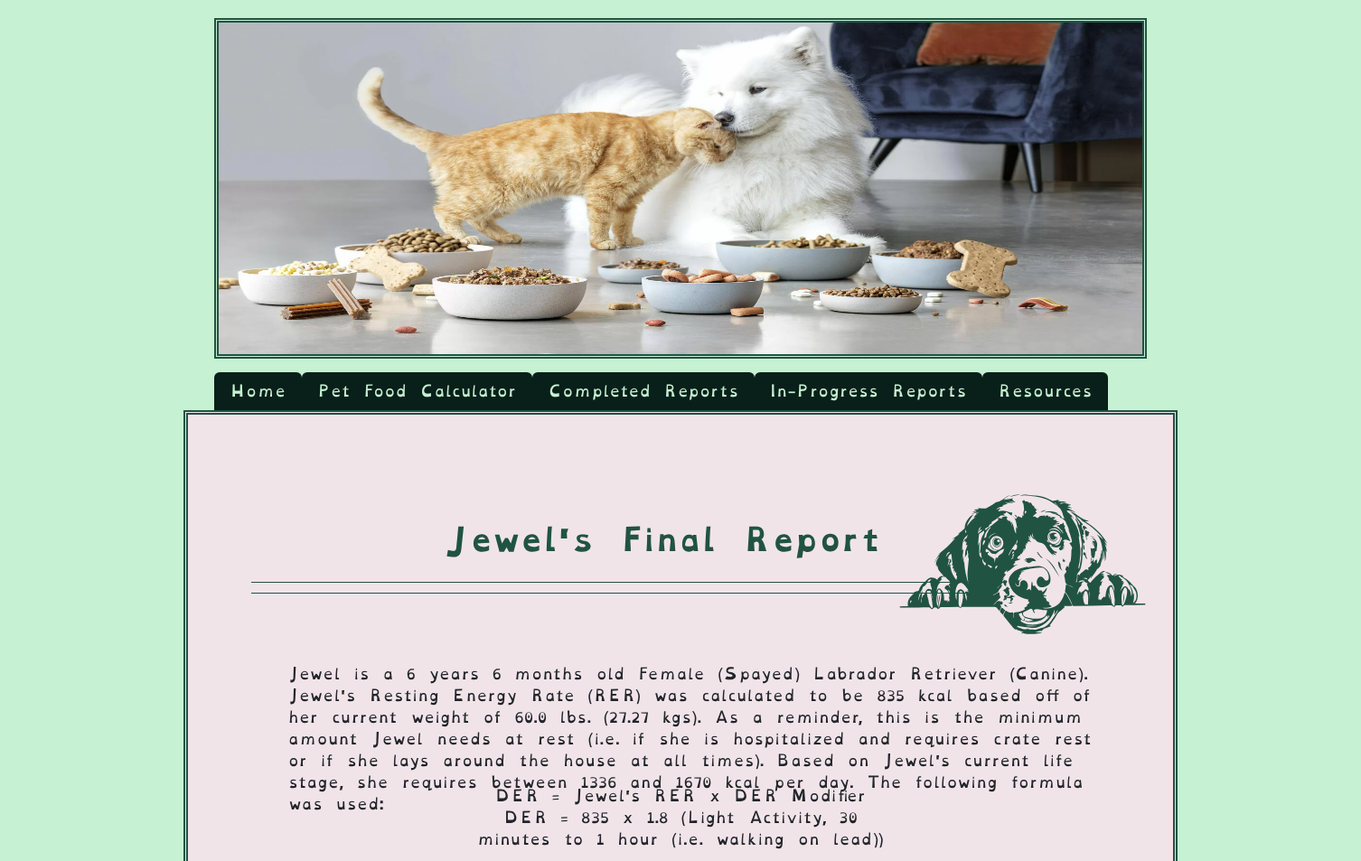
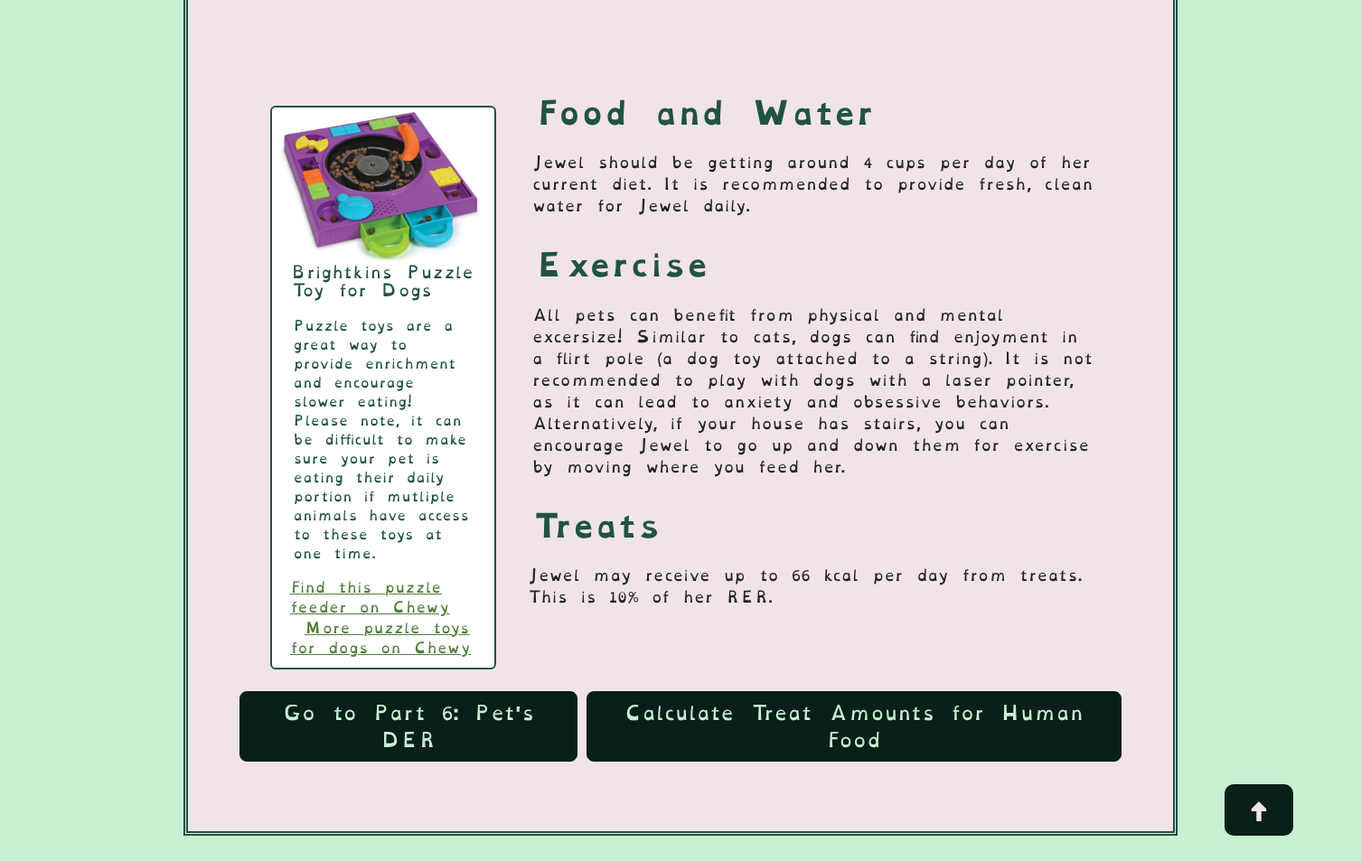
The page /completed_report?pet_id=1 (signed in) on the database its author committed (2 pictures, top to bottom).
### tables this page shows
CREATE TABLE "pets" (
	"pet_id"	INTEGER UNIQUE,
	"owner_id"	INTEGER,
	"name"	VARCHAR(25) NOT NULL,
	"age_in_years"	INTEGER,
	"age_in_months"	INTEGER,
	"species"	VARCHAR(10) NOT NULL,
	"breed"	VARCHAR(25),
	"canine_breed_id"	INTEGER,
	"feline_breed_id"	INTEGER,
	"sex"	INTEGER,
	"bcs"	INTEGER,
	"weight"	FLOAT,
	"units"	VARCHAR(5),
	"converted_weight"	FLOAT,
	"converted_weight_units"	VARCHAR(5),
	"body_fat_percentage"	VARCHAR(5),
	"ideal_weight_lbs"	FLOAT,
	"ideal_weight_kgs"	FLOAT,
	"is_pediatric"	BOOL,
	"is_pregnant"	BOOL,
	"weeks_gestating"	INTEGER,
	"is_nursing"	BOOL,
	"litter_size"	INTEGER,
	"weeks_nursing"	INTEGER,
	"activity_level"	INTEGER,
	"rer"	FLOAT,
	"canine_der_factor_id"	INTEGER,
	"feline_der_factor_id"	INTEGER,
	"der"	FLOAT,
	"der_modifier"	FLOAT,
	"meals_per_day"	FLOAT,
	"current_food_kcal"	FLOAT,
	"current_food_form"	INTEGER,
	"second_food_kcal" FLOAT,
	"second_food_form" INTEGER,
	"sensitive_stomach" INTEGER,
	"food_transition" INTEGER,
	"transition_length" INTEGER,
	"rec_treat_kcal_per_day"	INTEGER,
	"current_food_amt_rec"	VARCHAR(15),
	"current_food_amt_per_meal"	VARCHAR(15),
	"date_of_first_report"	DATETIME,
	"most_recent_report_date"	DATETIME,
	PRIMARY KEY("pet_id" AUTOINCREMENT),
	FOREIGN KEY("owner_id") REFERENCES "users"("id"),
	FOREIGN KEY("canine_breed_id") REFERENCES "dog_breeds"("BreedID"),
	FOREIGN KEY("canine_der_factor_id") REFERENCES "canine_der_factors"("factor_id"),
	FOREIGN KEY("feline_breed_id") REFERENCES "cat_breeds"("BreedID"),
	FOREIGN KEY("feline_der_factor_id") REFERENCES "feline_der_factors"("factor_id"),
	FOREIGN KEY("sex") REFERENCES "reproductive_statuses"("sex_id"),
	FOREIGN KEY("activity_level") REFERENCES "activity_levels"("activity_id"),
	FOREIGN KEY("current_food_form") REFERENCES "food_forms"("form_id"),
	FOREIGN KEY("second_food_form") REFERENCES "food_forms"("form_id")
);

CREATE TABLE "canine_der_factors" (
	"factor_id"	INTEGER UNIQUE,
	"life_stage"	VARCHAR(25),
	"canine_der_factor_range_start"	FLOAT,
	"canine_der_factor_range_end"	FLOAT,
	"notes"	VARCHAR(50),
	PRIMARY KEY("factor_id" AUTOINCREMENT)
);

### main.py (the view, shortened to what this page needs)
@app.route("/completed_report", methods=["GET", "POST"])
@login_required
def completed_report():
    try:
        pet_id = request.args.get("pet_id")
        fi = FindInfo(session["user_id"], pet_id)
        print(f"pet ID: {pet_id}")
    except Exception as e:
        print(f"Couldn't find ID, Exception: {e}")
    pet_data = fi.pet_data_dictionary(session["user_id"], pet_id)
    rer = int(pet_data[0]["rer"])
    der = pet_data[0]["der"]
    object_pronoun = fi.find_pronouns(pet_data[0]["sex"])["object_pronoun"]
    subject_pronoun = fi.find_pronouns(pet_data[0]["sex"])["subject_pronoun"]
    possessive_pronoun = fi.find_pronouns(pet_data[0]["sex"])["possessive_pronoun"]
    breed_id = fi.find_breed_id()
    if pet_data[0]["species"] == "Canine":
        svg = fi.find_svg(session["user_id"], pet_data[0]["pet_id"], pet_data[0]["species"], pet_data[0]["canine_breed_id"])
        if id:
            life_stage_search = db.execute(
                "SELECT life_stage, notes FROM canine_der_factors WHERE factor_id = ?",
                pet_data[0]["canine_der_factor_id"]
            )
    if life_stage_search:
        life_stage = life_stage_search[0]["life_stage"]
        notes = life_stage_search[0]["notes"]
    if pet_data:
        meals_per_day = pet_data[0]["meals_per_day"]
    if pet_data[0]["species"] == "Canine":
        breed_search = db.execute(
            "SELECT SizeCategory FROM dog_breeds WHERE BreedID = :breed_id",
            breed_id=pet_data[0]["canine_breed_id"]
        )
        if breed_search:
            breed_size_category = breed_search[0]["SizeCategory"].lower()
        der_low_end = float(fi.find_der_low_end(pet_data[0]["species"], pet_data[0]["canine_der_factor_id"]) * pet_data[0]["rer"])
        der_high_end = float(fi.find_der_high_end(pet_data[0]["species"], pet_data[0]["canine_der_factor_id"]) * pet_data[0]["rer"])
    der_low_end, der_high_end = int(der_low_end), int(der_high_end)
    return render_template("complete_report.html",
                            pet_data=pet_data,
                            rer=rer,
                            der=der,
                            der_low_end=der_low_end,
                            der_high_end=der_high_end,
                            svg=svg,
                            meals_per_day=meals_per_day,
                            life_stage=life_stage,
                            notes=notes,
                            object_pronoun=object_pronoun,
                            subject_pronoun=subject_pronoun,
                            possessive_pronoun=possessive_pronoun,
                            pet_id=pet_id,
                            breed_size_category=breed_size_category)

### templates/complete_report.html (shortened to what this page needs)
{% extends 'base.html' %}
{% block content %}
<div class="report_wrapper">
  <div class="report_title">
    {% if pet_data[0].name %}
    <h2>{{ pet_data[0].name }}'s Final Report</h2>
    {% else %}
    <h2>Pet's Final Report</h2>
    {% endif %}
  </div>
  <div
    class="{{ 'report_img_k9' if pet_data[0].species == 'Canine' else 'report_img_fel' if pet_data[0].species == 'Feline' }}"
  >
    <img
      src="{{ url_for('static', filename=svg) }}"
      class="pet_pic"
      alt="A picture of your pet's breed"
    />
  </div>
  <div
    class="{{ 'k9_line' if pet_data[0].species == 'Canine' else 'k9_line_shortened' if pet_data[0].breed == 'German Shorthaired Pointer' else 'fel_line' if pet_data[0].species == 'Feline' }}"
  ></div>
</div>
<div class="final_report">
  <div class="data">
    {{ pet_data[0].name }} is a
    {% if pet_data[0].age_in_years == 0 and pet_data[0].age_in_months == 1 %} {{
    pet_data[0].age_in_months }} month old {% elif pet_data[0].age_in_years == 0
    and pet_data[0].age_in_months > 1 %} {{ pet_data[0].age_in_months }} months
    old {% elif pet_data[0].age_in_years == 1 and pet_data[0].age_in_months == 0
    %} {{ pet_data[0].age_in_years }} year old {% elif pet_data[0].age_in_years
    == 1 and pet_data[0].age_in_months == 1 %} {{ pet_data[0].age_in_years }}
    year old {{ pet_data[0].age_in_months }} month old {% elif
    pet_data[0].age_in_years == 1 and pet_data[0].age_in_months > 1 %} {{
    pet_data[0].age_in_years }} year {{ pet_data[0].age_in_months }} months old
    {% elif pet_data[0].age_in_years > 1 and pet_data[0].age_in_months == 0 %}
    {{ pet_data[0].age_in_years }} year old {% elif pet_data[0].age_in_years > 1
    and pet_data[0].age_in_months == 1 %} {{ pet_data[0].age_in_years }} years
    {{ pet_data[0].age_in_months }} month old {% elif pet_data[0].age_in_years >
    1 and pet_data[0].age_in_months > 1 %} {{ pet_data[0].age_in_years }} years
    {{ pet_data[0].age_in_months }} months old {% endif %}
    {% if pet_data[0].sex == 2 %} Female (Spayed) {% elif pet_data[0].sex == 1
    %} Female (Intact) {% elif pet_data[0].sex == 3 %} Male (Intact) {% elif
    pet_data[0].sex == 4 %} Male (Neutered) {% endif %}
    {{ pet_data[0].breed }} ({{ pet_data[0].species }}).
    {{ pet_data[0].name }}'s Resting Energy Rate (RER) was calculated to be {{
    rer }} kcal based off of {% if pet_data[0].sex == 3 or pet_data[0].sex == 4
    %} {{ possessive_pronoun }} {% else %} {{ object_pronoun }} {% endif %}
    current weight of {{ pet_data[0].weight }} {{ pet_data[0].units }}. ({{
    pet_data[0].converted_weight }} {{ pet_data[0].converted_weight_units }}).
    As a reminder, this is the minimum amount {{ pet_data[0].name }} needs at
    rest (i.e. if {{ subject_pronoun }} is hospitalized and requires crate rest
    or if {{ subject_pronoun }} lays around the house at all times). Based on {{
    pet_data[0].name }}'s current life stage, {{ subject_pronoun }} requires {%
    if der_low_end != der_high_end %}
    between {{ der_low_end }} and {{ der_high_end }} {% else %} {{ der }} {%
    endif %} kcal per day. The following formula was used:
  </div>
  {% if pet_data[0].species == "Feline" %} {% if pet_data[0].is_pregnant == 1
  %}
  <div class="large_padding"></div>
  {% endif %} {% if pet_data[0].is_nursing == 1 %}
  <div class="final_formula_nursing">
    DER = {{ pet_data[0].name }}'s {{ notes }}
    <br />
    DER = {{ rer }} + ({{ pet_data[0].der_modifier }} * {{
    pet_data[0].litter_size }} kittens)
    {% if notes != None %} ({{ life_stage|trim }}, {{ notes }}) {% else %} ({{
    life_stage|trim }}) {% endif %}
  </div>
  {% else %}
  <div class="final_formula_fel">
    {% if pet_data[0].is_pregnant == 1 or pet_data[0].bcs < 6 %}
    <div class="quarter_padding"></div>
    {% endif %} DER = {{ pet_data[0].name }}'s RER x DER Modifier
    <br />
    DER = {{ rer }} x {{ pet_data[0].der_modifier }}
    {% if notes != None %} ({{ life_stage|trim }}, {{ notes }}) {% else %} ({{
    life_stage|trim }}) {% endif %}
  </div>
  {% if pet_data[0].bcs > 6 and pet_data[0].age_in_years < 7 %}
  <div class="mid_padding"></div>
  {% elif pet_data[0].age_in_years >= 7 or pet_data[0].bcs <= 6 %}
  <div class="large_padding"></div>
  {% endif %} {% endif %} {% else %}
  <div class="final_formula">
     DER = {{ pet_data[0].name }}'s RER x DER Modifier
    <br />
    DER = {{ rer }} x {{ pet_data[0].der_modifier }}
    {% if notes != None %} ({{ life_stage|trim }}, {{ notes }}) {% else %} ({{
    life_stage|trim }}) {% endif %}
  </div>
  {% endif %}
  <div class="food_and_exercise">
    <div class="feeding">
      <h2>Food and Water</h2>
      {{ pet_data[0].name }} should be getting around {% if
      pet_data[0].meals_per_day != 1 %} {{ pet_data[0].current_food_amt_rec }}
      (or approximately {{ pet_data[0].current_food_amt_per_meal }} per meal
      over {{ meals_per_day }} meals) of {% if pet_data[0].sex == 3 or
      pet_data[0].sex == 4 %} {{ possessive_pronoun }} {% else %} {{
      object_pronoun }} {% endif %} current diet. {% else %} {{
      pet_data[0].current_food_amt_rec }} of {% if pet_data[0].sex == 3 or
      pet_data[0].sex == 4 %} {{ possessive_pronoun }} {% else %} {{
      object_pronoun }} {% endif %} current diet. {% endif %} {% if
      pet_data[0].is_nursing != 1 %} It is recommended to provide fresh, clean
      water for {{ pet_data[0].name }} daily. {% endif %}
    </div>
    {% if pet_data[0].species == "Canine" %}
    {% if pet_data[0].activity_level != 3 and pet_data[0].activity_level != 4
    and pet_data[0].is_pregnant != 1 and pet_data[0].is_nursing != 1 and
    pet_data[0].is_pediatric != 1 %}
    <div class="exercise">
      <h2>Exercise</h2>
      All pets can benefit from physical and mental excersize! Similar to cats,
      dogs can find enjoyment in a flirt pole (a dog toy attached to a string).
      It is not recommended to play with dogs with a laser pointer, as it can
      lead to anxiety and obsessive behaviors. Alternatively, if your house has
      stairs, you can encourage {{ pet_data[0].name }} to go up and down them
      for exercise by moving where you feed {{ object_pronoun }}.
    </div>
    {% endif %}
    <div
      class="card"
      id="{{ 'final_report_obese' if pet_data[0].bcs > 6 else 'final_report_active' if pet_data[0].is_pregnant != 'y' and (pet_data[0].activity_level == 'Moderate' or pet_data[0].activity_level == 'Heavy') else 'final_report' }}"
    >
      <img
        src="{{ url_for('static', filename='assets/img/k9_puzzle_feeder.png') }}"
        alt="A plastic puzzle feeder for dogs with many compartments to hide treats"
        id="fr"
        align="left"
      />
      <div class="card-body">
        <h5 class="card-title-fr">Brightkins Puzzle Toy for Dogs</h5>
        <p class="card-text-fr">
          Puzzle toys are a great way to provide enrichment and encourage slower
          eating! Please note, it can be difficult to make sure your pet is
          eating their daily portion if mutliple animals have access to these
          toys at one time.
        </p>
      </div>
      <div class="card-body-fr">
        <a
          href="https://www.chewy.com/brightkins-dj-doggo-puzzle-feeder-dog/dp/930046"
          class="card-link"
          title="Brightkins DJ Doggo puzzle feeder for dogs on Chewy.com"
        >
          Find this puzzle feeder on Chewy
        </a>
        <a
          href="https://www.chewy.com/s?query=puzzle%20toys%20for%20dogs"
          class="card-link"
          title="Chewy search for dog puzzle toys"
        >
          More puzzle toys for dogs on Chewy
        </a>
      </div>
    </div>
    {% endif %}
  </div>
   {% if pet_data[0].bcs >= 6 or pet_data[0].is_pediatric
  == "y" or pet_data[0].is_pregnant == 1 or pet_data[0].is_nursing == 1 %}
  {% if pet_data[0].bcs >= 6 or pet_data[0].is_pregnant == 1 %} <div class="{%
  if pet_data[0].is_pregnant == 1 and pet_data[0].weeks_gestating == None or
  pet_data[0].bcs >= 6 or pet_data[0].weeks_gestating > 6 %}wider_treats{% else
  %}limit_treats{% endif %}">
  <h2>Treats</h2>
  <div class="smaller_padding"></div>
  {{ pet_data[0].name }} may receive up to {{
  pet_data[0].rec_treat_kcal_per_day|round|int }} kcal per day from treats. This
  is 8% of {% if pet_data[0].sex == 3 or pet_data[0].sex == 4 %} {{
  possessive_pronoun }} {% else %} {{ object_pronoun }} {% endif %} RER.
</div>
{% elif pet_data[0].is_pediatric == 1 %}
<div class="treats">
  <h2>Treats</h2>
  <div class="smaller_padding"></div>
  {{ pet_data[0].name }} may receive up to {{
  pet_data[0].rec_treat_kcal_per_day|round|int }} kcal per day from treats. This
  is 8% of {% if pet_data[0].sex == 3 or pet_data[0].sex == 4 %} {{
  possessive_pronoun }} {% else %} {{ object_pronoun }} {% endif %} RER. {% if
  pet_data[0].species == "Canine" %}
  <div class="smaller_padding"></div>
  <h2>Chew Toy Considerations</h2>
  <div class="smaller_padding"></div>
  When choosing a chewable toy for {{ pet_data[0].name }}, it is important to
  seek out materials that won't harm {{ object_pronoun }}. Avoid any abrasive
  materials like rope or tennis balls, as they can cause wearing on the teeth.
  Materials that are too hard should also be avoided, as they can cause the
  teeth to break. If you are able to dent the chew with your finger nail, it is
  a good indicator that the chew is soft enough to be against the teeth. Chews
  should always be offered while {{ pet_data[0].name }} is supervised just in
  case the chew breaks or splinters. {% endif %}
</div>
{% endif %} {% elif pet_data[0].age_in_years >= 7 or pet_data[0].bcs < 6 %}
<div class="senior_treats">
  <h2>Treats</h2>
  {{ pet_data[0].name }} may receive up to {{
  pet_data[0].rec_treat_kcal_per_day|round|int }} kcal per day from treats. This
  is 10% of {% if pet_data[0].sex == 3 or pet_data[0].sex == 4 %} {{
  possessive_pronoun }} {% else %} {{ object_pronoun }} {% endif %} RER.
</div>
{% endif %}
<div class="button-container-fp">
  <a href="{{ url_for('der', pet_id=pet_id) }}">
    <button type="button" class="btn btn-secondary btn-lg">
      Go to Part 6: Pet's DER
    </button>
  </a>
  <a href="{{ url_for('human_foods.search_human_foods', pet_id=pet_id) }}">
    <button type="submit" id="search_hf_fr" class="btn btn-secondary btn-lg">
      Calculate Treat Amounts for Human Food
    </button>
  </a>
  <button onclick="scrollToTop()" id="top" title="Go to Top">
    <img src="{{ url_for('static', filename='assets/svg/arrow.svg') }}" class="arrow" alt="^"/>
  </button>
</div>
{% endblock %}

### rows shown on the page
pets: name "Jewel", age_in_years "6", age_in_months "6", breed "Labrador Retriever", species "Canine", weight "60.0", units "lbs", converted_weight "27.27", converted_weight_units "kgs", der_modifier "1.8", current_food_amt_rec "4 cups per day", rec_treat_kcal_per_day "66"
canine_der_factors: life_stage "Light Activity", notes "30 minutes to 1 hour (i.e. walking on lead)"

### other values the page prints
{{ rer }} "835"
{{ object_pronoun }} "her"
{{ subject_pronoun }} "she"
{{ der_low_end }} "1336"
{{ der_high_end }} "1670"
